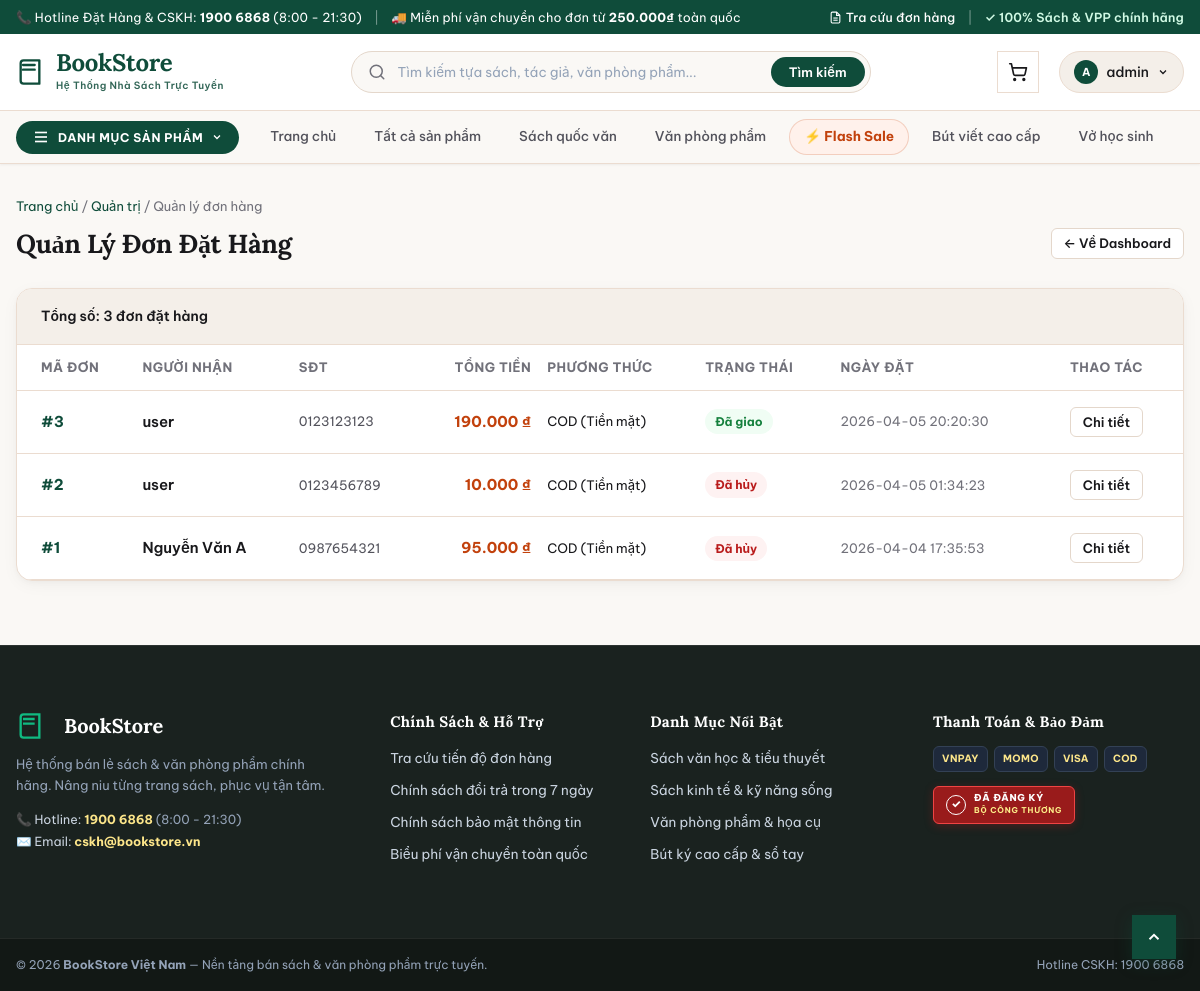
/index.php?controller=admin&action=orderList (signed in), run on the app's committed database.
### tables this page shows
CREATE TABLE `donhang` (
  `MaDH` int(11) NOT NULL,
  `MaND` int(11) DEFAULT NULL,
  `TenNguoiNhan` varchar(50) NOT NULL,
  `SDTNhan` varchar(10) NOT NULL,
  `DiaChi` varchar(200) NOT NULL,
  `PhuongThucTT` tinyint(4) NOT NULL,
  `GhiChu` varchar(255) DEFAULT NULL,
  `TongTien` int(11) NOT NULL,
  `TrangThai` tinyint(4) NOT NULL DEFAULT 0,
  `NgayDat` datetime NOT NULL DEFAULT current_timestamp()
);

### controllers/AdminController.php (called while the page is built, shortened)
<?php
require_once __DIR__ . '/../models/Order.php';
class AdminController extends Controller
{
    public function orderList()
    {
        $orderModel = new Order();
        $orders = $orderModel->getAll();
        $this->view('admin/order_list', [
            'title' => 'Quản lý đơn hàng',
            'orders' => $orders
        ]);
    }
}

### core/Router.php (called while the page is built, shortened)
<?php
class Router
{
    private string $defaultAction = 'index';
    public function dispatch(): void
    {
        $action = $_GET['action'] ?? $this->defaultAction;
        $controllerObject = new $controllerName();
        call_user_func([$controllerObject, $action]);
    }
}

### index.php (called while the page is built, shortened)
<?php
require_once __DIR__ . '/config/database.php';
require_once __DIR__ . '/core/Model.php';
require_once __DIR__ . '/core/Router.php';
$router = new Router();
$router->dispatch();

### core/Model.php (called while the page is built, shortened)
<?php
require_once __DIR__ . '/../config/database.php';
class Model
{
    public function __construct()
    {
        $database = new Database();
        $this->db = $database->connect();
    }
}

### config/database.php (called while the page is built, shortened)
<?php
class Database
{
    private string $host = 'localhost';
    private string $port = '3307';
    private string $dbname = 'bookstore';
    private string $username = 'root';
    private string $password = '';
    private string $charset = 'utf8mb4';
    private ?PDO $conn = null;
    public function connect(): PDO
    {
        $dsn = "mysql:host={$this->host};port={$this->port};dbname={$this->dbname};charset={$this->charset}";
        try {
            $this->conn = new PDO($dsn, $this->username, $this->password, [
                PDO::ATTR_ERRMODE            => PDO::ERRMODE_EXCEPTION,
                PDO::ATTR_DEFAULT_FETCH_MODE => PDO::FETCH_ASSOC,
                PDO::ATTR_EMULATE_PREPARES   => false,
            ]);
        } catch (PDOException $e) {
            die('Lỗi kết nối cơ sở dữ liệu: ' . $e->getMessage());
        }
        return $this->conn;
    }
}

### models/Order.php (called while the page is built, shortened)
<?php
require_once __DIR__ . '/../core/Model.php';
class Order extends Model
{
    public function getAll()
    {
        $sql = "SELECT * FROM donhang ORDER BY MaDH DESC";
        $stmt = $this->db->prepare($sql);
        $stmt->execute();
        return $stmt->fetchAll();
    }
}

### views/admin/order_list.php (the view, shortened to what this page needs)
<?php require_once __DIR__ . '/../layouts/header.php'; ?>
<div style="margin-bottom: var(--space-6);">
    <div style="font-size: 13px; color: var(--color-ink-muted); margin-bottom: 6px;">
        <a href="index.php" style="color: var(--color-brand-primary);">Trang chủ</a> /
        <a href="index.php?controller=admin&action=dashboard" style="color: var(--color-brand-primary);">Quản trị</a> /
        <span>Quản lý đơn hàng</span>
    </div>
    <div style="display:flex; justify-content:space-between; align-items:center; flex-wrap:wrap; gap:12px;">
        <h1 class="section-title">Quản Lý Đơn Đặt Hàng</h1>
        <a class="btn btn-outline btn-sm" href="index.php?controller=admin&action=dashboard">
            ← Về Dashboard
        </a>
    </div>
</div>
<div style="background-color: var(--color-bg-surface); border: 1px solid var(--color-border-subtle); border-radius: var(--radius-lg); box-shadow: var(--shadow-card); overflow: hidden;">
    <div style="padding: var(--space-4) var(--space-6); background-color: var(--color-bg-subtle); border-bottom: 1px solid var(--color-border-subtle); font-size: 14px; font-weight: 600; color: var(--color-ink-primary);">
        Tổng số: <?= !empty($orders) ? count($orders) : 0 ?> đơn đặt hàng
    </div>
    <table class="cart-table" style="margin: 0;">
        <thead>
            <tr>
                <th style="padding-left: var(--space-6);">Mã Đơn</th>
                <th>Người Nhận</th>
                <th>SĐT</th>
                <th style="text-align:right;">Tổng Tiền</th>
                <th>Phương Thức</th>
                <th>Trạng Thái</th>
                <th>Ngày Đặt</th>
                <th style="text-align:center; padding-right: var(--space-6);">Thao Tác</th>
            </tr>
        </thead>
        <tbody>
            <?php if (!empty($orders)): ?>
                <?php foreach ($orders as $item): ?>
                    <tr>
                        <td style="padding-left: var(--space-6); font-weight:700; color:var(--color-brand-primary);">
                            #<?= (int)$item['MaDH'] ?>
                        </td>
                        <td style="font-weight:600;">
                            <?= htmlspecialchars($item['TenNguoiNhan'] ?? '-') ?>
                        </td>
                        <td style="font-size:13px; color:var(--color-ink-secondary);">
                            <?= htmlspecialchars($item['SDTNhan'] ?? '-') ?>
                        </td>
                        <td style="text-align:right; font-weight:700; color:var(--color-accent-terracotta);">
                            <?= number_format((float)($item['TongTien'] ?? 0), 0, ',', '.') ?> ₫
                        </td>
                        <td style="font-size:13px;">
                            <?php
                                $pt = (int)($item['PhuongThucTT'] ?? 0);
                                echo match($pt) {
                                    1 => 'COD (Tiền mặt)',
                                    2 => 'Chuyển khoản',
                                    3 => 'Ví điện tử',
                                    default => '-'
                                };
                            ?>
                        </td>
                        <td>
                            <?php
                                $status = $item['TrangThai'] ?? '-';
                                $badgeBg = 'var(--color-bg-subtle)';
                                $badgeColor = 'var(--color-ink-secondary)';
                                if ($status === 'Chờ xác nhận') { $badgeBg = 'var(--color-warning-bg)'; $badgeColor = 'var(--color-warning)'; }
                                elseif ($status === 'Đang đóng gói' || $status === 'Đang giao') { $badgeBg = 'var(--color-info-bg)'; $badgeColor = 'var(--color-info)'; }
                                elseif ($status === 'Đã giao') { $badgeBg = 'var(--color-success-bg)'; $badgeColor = 'var(--color-success)'; }
                                elseif ($status === 'Đã hủy') { $badgeBg = 'var(--color-danger-bg)'; $badgeColor = 'var(--color-danger)'; }
                            ?>
                            <span style="display:inline-block; font-size:12px; font-weight:700; padding:3px 10px; border-radius:var(--radius-pill); background-color:<?= $badgeBg ?>; color:<?= $badgeColor ?>;">
                                <?= htmlspecialchars($status) ?>
                            </span>
                        </td>
                        <td style="font-size:13px; color:var(--color-ink-muted);">
                            <?= htmlspecialchars($item['NgayDat'] ?? '-') ?>
                        </td>
                        <td style="text-align:center; padding-right: var(--space-6);">
                            <a class="btn btn-outline btn-sm" href="index.php?controller=admin&action=orderDetail&id=<?= (int)$item['MaDH'] ?>">
                                Chi tiết
                            </a>
                        </td>
                    </tr>
                <?php endforeach; ?>
            <?php endif; ?>
        </tbody>
    </table>
</div>
<?php require_once __DIR__ . '/../layouts/footer.php'; ?>

### data on the page
donhang: MaDH "3", TenNguoiNhan "user", SDTNhan "0123123123", TongTien "190.000", PhuongThucTT "COD (Tiền mặt)", status "Đã giao", NgayDat "2026-04-05 20:20:30"
donhang: MaDH "2", TenNguoiNhan "user", SDTNhan "0123456789", TongTien "10.000", PhuongThucTT "COD (Tiền mặt)", status "Đã hủy", NgayDat "2026-04-05 01:34:23"
donhang: MaDH "1", TenNguoiNhan "Nguyễn Văn A", SDTNhan "0987654321", TongTien "95.000", PhuongThucTT "COD (Tiền mặt)", status "Đã hủy", NgayDat "2026-04-04 17:35:53"

### other printed values
mb_substr($_SESSION['user']['fullname'] ?? 'U', 0, 1, 'UTF-8') "A"
$_SESSION['user']['fullname'] "admin"
count($orders) "3"
